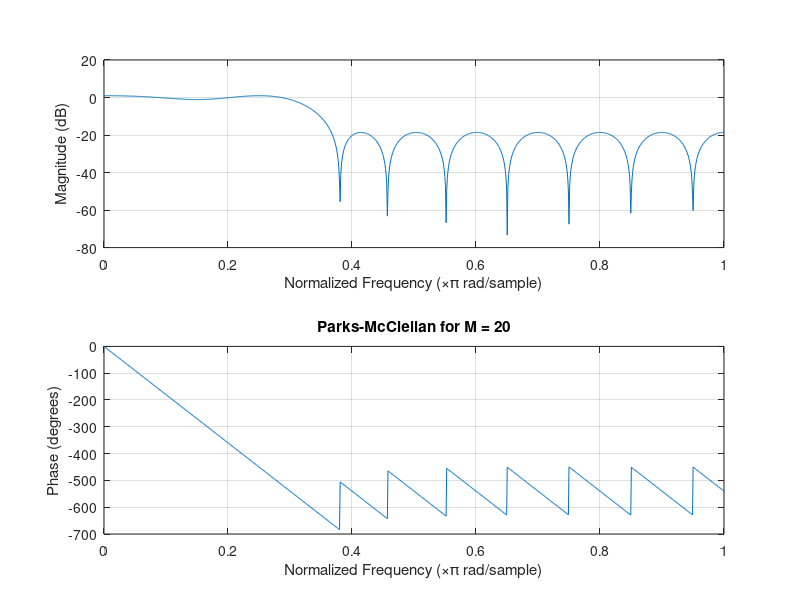
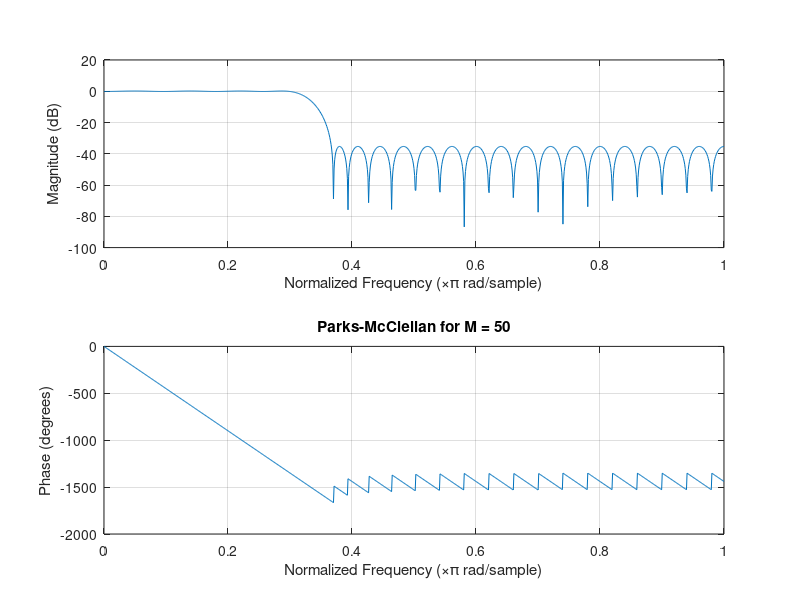
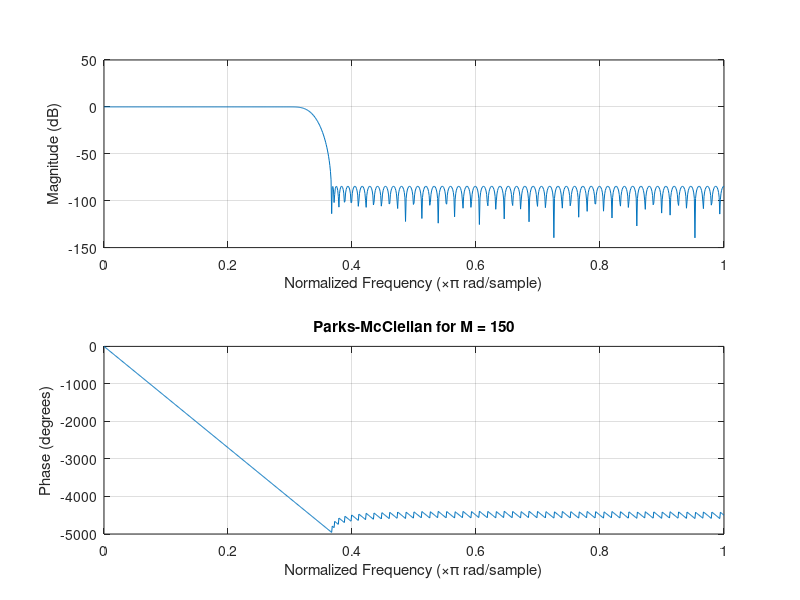

The MATLAB source for these figures, in order:
clear, clc, close all
wc = pi/3;
M_values = [20, 50, 150];

for M = M_values
    N = M + 1;
    n = 0:N-1;
    h_trunc = sinc((n - M/2) * wc/pi);
    h_pm = firpm(M, [0 0.9*wc/pi 1.1*wc/pi 1], [1 1 0 0]);
    
    c = conv(ones(1, length(h_pm)),h_pm);
    % figure;
    % plot(abs(c(N:length(c))))

    % figure;
    % freqz(h_trunc, 1, 1024);
    % title(['truncation methodfor M = ', num2str(M)]);
    figure;
    freqz(h_pm, 1, 1024);
    title(['Parks-McClellan for M = ', num2str(M)]);
end
